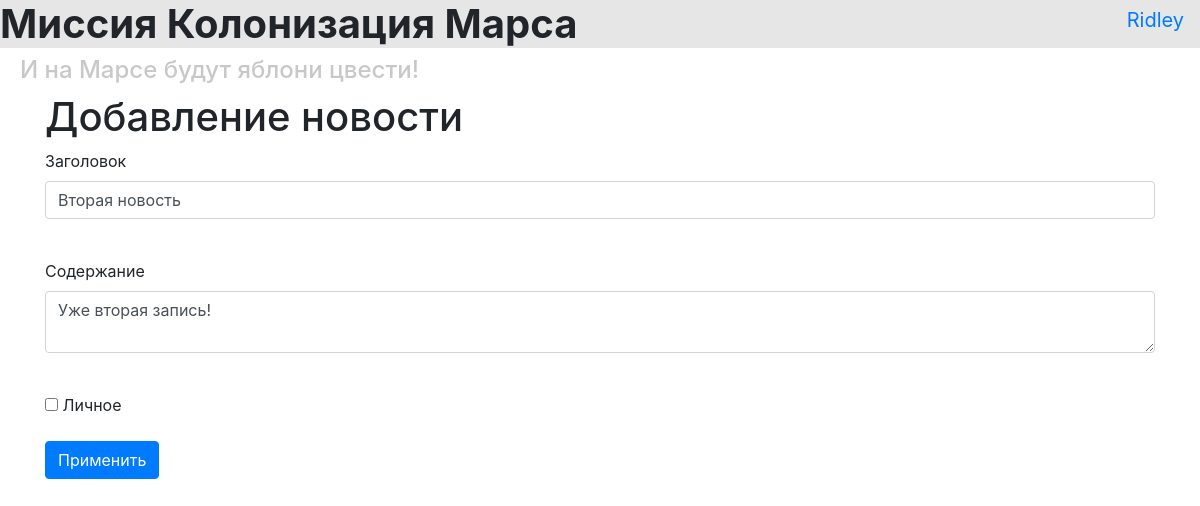
Page /news/2 (signed in) on the committed database.
### data/users.py (models this page shows, shortened)
class User(SqlAlchemyBase, UserMixin):
    __tablename__ = 'users'
    id = sqlalchemy.Column(sqlalchemy.Integer, primary_key=True, autoincrement=True)
    surname = sqlalchemy.Column(sqlalchemy.String, nullable=True)
    name = sqlalchemy.Column(sqlalchemy.String, nullable=True)
    age = sqlalchemy.Column(sqlalchemy.Integer, nullable=True)
    position = sqlalchemy.Column(sqlalchemy.String, nullable=True)
    speciality = sqlalchemy.Column(sqlalchemy.String, nullable=True)
    address = sqlalchemy.Column(sqlalchemy.String, nullable=True)
    email = sqlalchemy.Column(sqlalchemy.String, index=True, unique=True, nullable=True)
    hashed_password = sqlalchemy.Column(sqlalchemy.String, nullable=True)
    modified_date = sqlalchemy.Column(sqlalchemy.DateTime, default=datetime.datetime.now)
    news = orm.relationship("News", back_populates='user')

### data/news.py (models this page shows)
class News(SqlAlchemyBase):
    __tablename__ = 'news'
    id = sqlalchemy.Column(sqlalchemy.Integer,
                           primary_key=True, autoincrement=True)
    title = sqlalchemy.Column(sqlalchemy.String, nullable=True)
    content = sqlalchemy.Column(sqlalchemy.String, nullable=True)
    created_date = sqlalchemy.Column(sqlalchemy.DateTime,
                                     default=datetime.datetime.now)
    is_private = sqlalchemy.Column(sqlalchemy.Boolean, default=True)
    user_id = sqlalchemy.Column(sqlalchemy.Integer,
                                sqlalchemy.ForeignKey("users.id"))
    user = orm.relationship('User')

### main.py (the view, shortened to what this page needs)
@app.route('/news/<int:id>', methods=['GET', 'POST'])
@login_required
def edit_news(id):
    form = NewsForm()
    if request.method == "GET":
        news = db_sess.query(News).filter(News.id == id,
                                          News.user == current_user
                                          ).first()
        if news:
            form.title.data = news.title
            form.content.data = news.content
            form.is_private.data = news.is_private
        else:
            abort(404)
    return render_template('news.html',
                           title='Редактирование новости',
                           form=form
                           )

### data/forms/newsform.py
class NewsForm(FlaskForm):
    title = StringField('Заголовок', validators=[DataRequired()])
    content = TextAreaField("Содержание")
    is_private = BooleanField("Личное")
    submit = SubmitField('Применить')

### main.py (called while the page is built)
@login_manager.user_loader
def load_user(user_id):
    return db_sess.query(User).get(user_id)

### templates/news.html (shortened to what this page needs)
{% extends "base.html" %}
{% block content %}
<h1>Добавление новости</h1>
<form action="" method="post">
    <p>
        {{ form.title.label }}<br>
        {{ form.title(class="form-control") }}<br>
    </p>
    <p>
        {{ form.content.label }}<br>
        {{ form.content(class="form-control") }}<br>
    </p>
    <p>{{ form.is_private() }} {{ form.is_private.label }}</p>
    <p>{{ form.submit(type="submit", class="btn btn-primary") }}</p>
</form>
{% endblock %}

### templates/base.html (shortened to what this page needs)
<!doctype html>
<html lang="en">
<head>
    <link rel="stylesheet"
          href="https://stackpath.bootstrapcdn.com/bootstrap/4.4.1/css/bootstrap.min.css"
>
    <link rel="stylesheet" href="{{ url_for('static', filename='style.css') }}">
</head>
<body>
<header>
    <h1 style="background-color: rgb(230, 230, 230)"><strong>Миссия Колонизация Марса</strong></h1>
    <h4 style="color: rgb(200, 200, 200)">И на Марсе будут яблони цвести!</h4>
    <nav>
    {% if current_user.is_authenticated %}
        <a class="navbar-brand" href="/logout">{{ current_user.name }}</a>
    {% else %}
        <p>
            <a class="btn btn-primary " href="/register">Зарегистрироваться</a>
            <a class="btn btn-success" href="/login">Войти</a>
        </p>
    {% endif %}
    </nav>
</header>
<main role="main" class="container">
    {% block content %}{% endblock %}
</main>
</body>
</html>

### static/style.css (style rules this page uses)
h4 { color: gray; padding-left: 20px; }
nav { position: absolute; top: 0; right: 0; }

### rows in the picture
User: name "Ridley"
News: title "Вторая новость", content "Уже вторая запись!"
